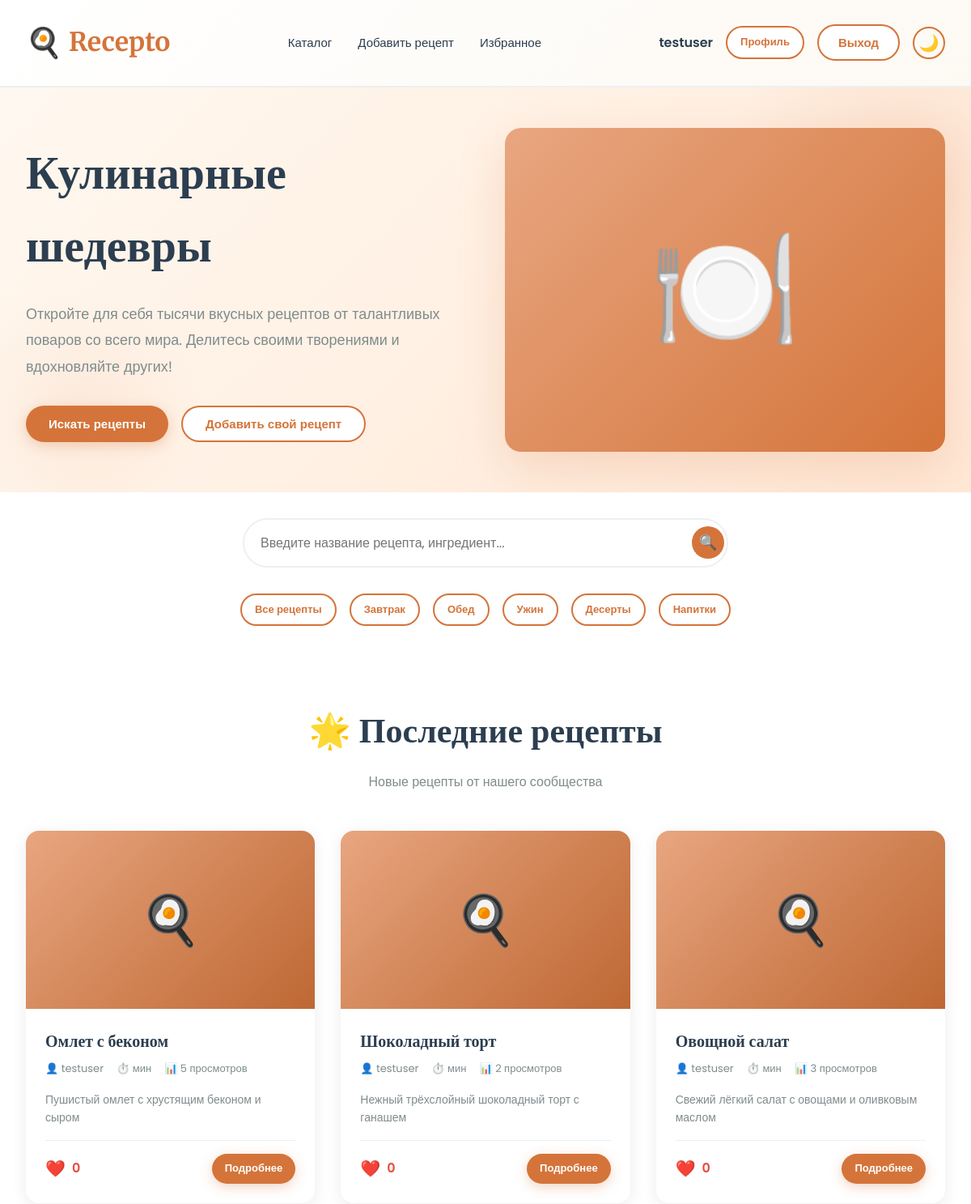
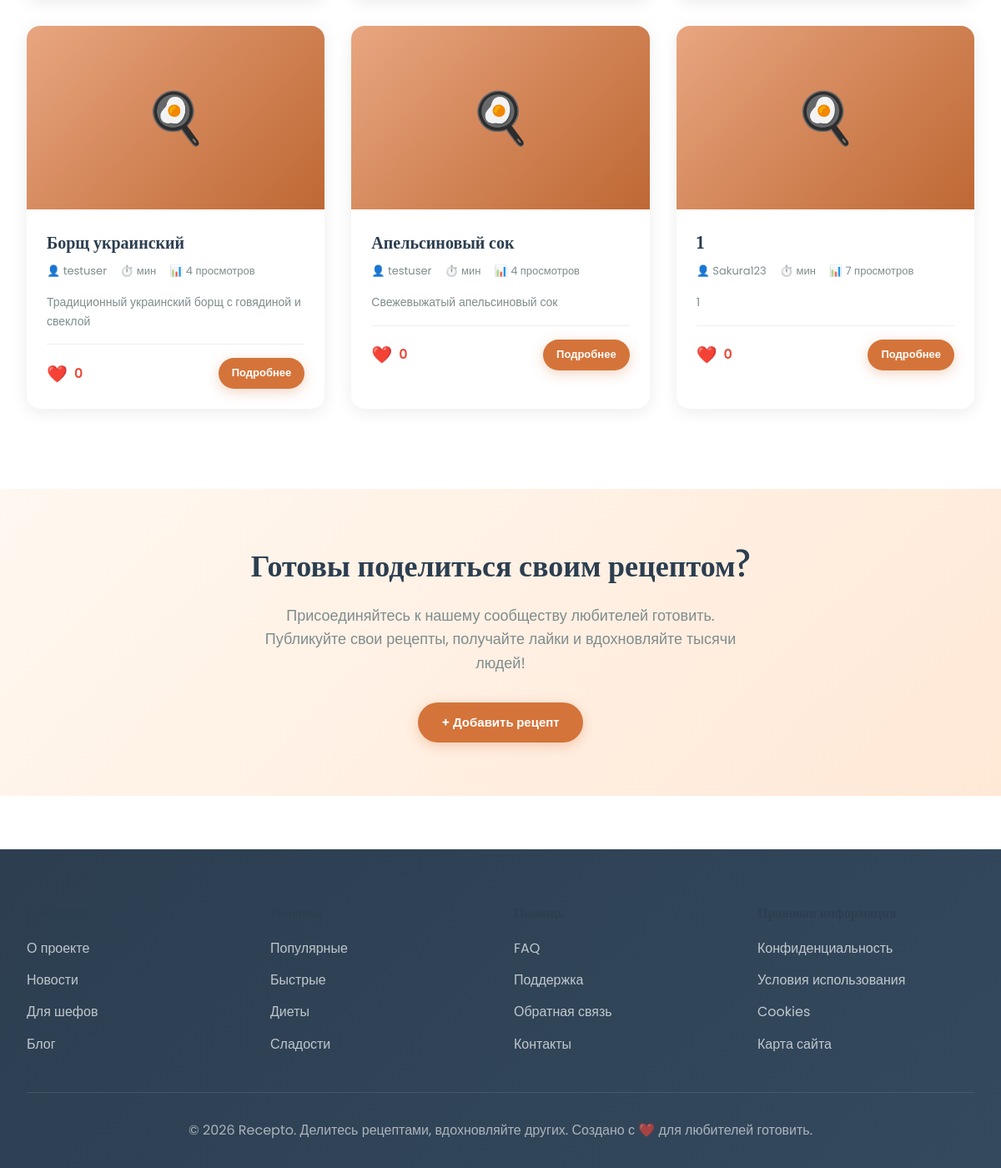
Screenshot of / (signed in) with the database file from the repository (2 pictures, top to bottom).
### main/models.py (models this page shows, shortened)
class Recipe(models.Model):
    DIFFICULTY = [
        ('easy', 'Легко'),
        ('medium', 'Средне'),
        ('hard', 'Сложно'),
    ]
    CATEGORY = [
        ('breakfast', 'Завтрак'),
        ('lunch', 'Обед'),
        ('dinner', 'Ужин'),
        ('dessert', 'Десерт'),
        ('drink', 'Напиток'),
    ]
    title = models.CharField(max_length=200)
    author = models.ForeignKey(
        User,
        on_delete=models.CASCADE
    )
    description = models.TextField()
    category = models.CharField(
        max_length=20,
        choices=CATEGORY
    )
    image = models.ImageField(
        upload_to='recipes/',
        blank=True,
        null=True
    )
    ingredients = models.TextField()
    instructions = models.TextField()
    prep_time = models.IntegerField(default=0)
    cook_time = models.IntegerField(default=0)
    servings = models.IntegerField(default=1)
    difficulty = models.CharField(
        max_length=10,
        choices=DIFFICULTY,
        default='medium'
    )
    likes = models.IntegerField(default=0)
    views = models.IntegerField(default=0)
    created_at = models.DateTimeField(
        auto_now_add=True
    )

### main/views.py (the view)
# urls.py: path('', views.home, name='home'),
def home(request):
    recipes = Recipe.objects.all()[:12]
    return render(request, 'main/index.html', {
        'recipes': recipes
    })

### main/templates/main/index.html (shortened to what this page needs)
{% extends 'main/base.html' %}
{% block content %}
<section class="hero">
    <div class="container">
        <div class="hero-content">
            <h1>Кулинарные шедевры</h1>
            <p>Откройте для себя тысячи вкусных рецептов от талантливых поваров со всего мира. Делитесь своими творениями и вдохновляйте других!</p>
            <div style="display: flex; gap: 1rem; flex-wrap: wrap;">
                <button class="btn btn-primary" onclick="document.querySelector('.search-input').focus()">Искать рецепты</button>
                <button class="btn btn-secondary" onclick="window.location.href='/add-recipe/'">Добавить свой рецепт</button>
            </div>
        </div>
        <div class="hero-image">
            🍽️
        </div>
    </div>
</section>
<section class="search-section">
    <div class="container">
        <form method="GET" action="{% url 'recipes_list' %}" style="display: contents;">
            <div class="search-box">
                <input
                    type="text"
                    class="search-input"
                    name="q"
                    placeholder="Введите название рецепта, ингредиент..."
                >
                <button type="submit" class="search-btn">🔍</button>
            </div>
            <div style="display: flex; gap: 1rem; margin-top: 2rem; justify-content: center; flex-wrap: wrap;">
                <a href="{% url 'recipes_list' %}" class="btn btn-secondary btn-sm">Все рецепты</a>
                <a href="{% url 'recipes_list' %}?category=breakfast" class="btn btn-secondary btn-sm">Завтрак</a>
                <a href="{% url 'recipes_list' %}?category=lunch" class="btn btn-secondary btn-sm">Обед</a>
                <a href="{% url 'recipes_list' %}?category=dinner" class="btn btn-secondary btn-sm">Ужин</a>
                <a href="{% url 'recipes_list' %}?category=dessert" class="btn btn-secondary btn-sm">Десерты</a>
                <a href="{% url 'recipes_list' %}?category=drink" class="btn btn-secondary btn-sm">Напитки</a>
            </div>
        </form>
    </div>
</section>
<section class="section">
    <div class="container">
        <div class="section-title">
            <h2>🌟 {% if recipes %}Последние рецепты{% else %}Рецептов пока нет{% endif %}</h2>
            <p>{% if recipes %}Новые рецепты от нашего сообщества{% else %}Будьте первым, кто добавит рецепт!{% endif %}</p>
        </div>
        {% if recipes %}
            <div class="recipes-grid">
                {% for recipe in recipes %}
                    <div class="recipe-card fade-in">
                        <div class="recipe-image">
                            {% if recipe.image %}
                                <img src="{{ recipe.image.url }}" alt="{{ recipe.title }}" style="width:100%;height:100%;object-fit:cover;">
                            {% else %}
                                <div style="width:100%;height:100%;display:flex;align-items:center;justify-content:center;background:linear-gradient(135deg,#e8a680 0%,#d4743a 100%);font-size:60px;">
                                    🍳
                                </div>
                            {% endif %}
                        </div>
                        <div class="recipe-content">
                            <h3 class="recipe-title">{{ recipe.title }}</h3>
                            <div class="recipe-meta">
                                <span>👤 {{ recipe.author.username }}</span>
                                <span>⏱️ {{ recipe.get_total_time }} мин</span>
                                <span>📊 {{ recipe.views }} просмотров</span>
                            </div>
                            <p class="recipe-description">{{ recipe.description }}</p>
                            <div class="recipe-footer">
                                <div class="recipe-likes">
                                    <button class="like-btn {% if recipe.is_liked %}liked{% endif %}" onclick="toggleLike({{ recipe.id }})">❤️</button>
                                    <span id="likes-{{ recipe.id }}">{{ recipe.likes }}</span>
                                </div>
                                <a href="{% url 'recipe_detail' recipe.id %}" class="btn btn-primary btn-sm">Подробнее</a>
                            </div>
                        </div>
                    </div>
                {% endfor %}
            </div>
        {% else %}
            <div style="text-align:center;padding:3rem;">
                <p style="font-size:18px;color:var(--text-light);">Рецепты пока не добавлены. <a href="{% url 'add_recipe' %}">Добавьте первый рецепт!</a></p>
            </div>
        {% endif %}
    </div>
</section>
<section style="background: linear-gradient(135deg, #fff8f0 0%, #ffe8d6 100%); padding: 4rem 0; text-align: center;">
    <div class="container">
        <h2 style="margin-bottom: 1rem;">Готовы поделиться своим рецептом?</h2>
        <p style="font-size: 18px; color: var(--text-light); margin-bottom: 2rem; max-width: 600px; margin-left: auto; margin-right: auto;">
            Присоединяйтесь к нашему сообществу любителей готовить. Публикуйте свои рецепты, получайте лайки и вдохновляйте тысячи людей!
        </p>
        <a href="{% url 'add_recipe' %}" class="btn btn-primary">+ Добавить рецепт</a>
    </div>
</section>
{% endblock %}

### main/templates/main/base.html (shortened to what this page needs)
<!DOCTYPE html>
<html lang="ru">
<head>
</head>
<body>
    <nav>
        <div class="container">
            <a href="/" class="logo">Recepto</a>
            <ul>
                <li><a href="{% url 'home' %}">Каталог</a></li>
                <li><a href="{% url 'add_recipe' %}">Добавить рецепт</a></li>
                <li><a href="{% url 'favorites' %}">Избранное</a></li>
            </ul>
            <div style="display:flex;gap:1rem;align-items:center">
                {% if user.is_authenticated %}
                    <span style="font-weight:600;color:var(--text-dark)">{{ user.username }}</span>
                    <a href="{% url 'profile' %}" class="btn btn-secondary btn-sm">Профиль</a>
                    <form method="POST" action="{% url 'logout' %}" style="display:inline;margin:0;padding:0">
                        <button type="submit" class="btn btn-secondary btn-sm" style="cursor:pointer;font-weight:600;border:2px solid var(--primary);background:white;color:var(--primary);padding:0.75rem 1.5rem;border-radius:25px;font-size:15px;transition:all 0.3s ease">Выход</button>
                    </form>
                {% else %}
                    <a href="{% url 'login' %}" class="nav-btn">Вход</a>
                    <a href="{% url 'register' %}" class="btn btn-secondary btn-sm">Регистрация</a>
                {% endif %}
                <button id="theme-toggle" onclick="toggleTheme()" style="background:none;border:2px solid var(--primary);color:var(--text-dark);width:40px;height:40px;border-radius:50%;cursor:pointer;font-size:20px;display:flex;align-items:center;justify-content:center;transition:all 0.3s ease" title="Переключить тему">
                    <span id="theme-icon">🌙</span>
                </button>
            </div>
        </div>
    </nav>
    {% block content %}{% endblock %}
    <footer>
        <div class="container">
            <div class="footer-content">
                <div class="footer-column">
                    <h4>О Recepto</h4>
                    <ul>
                        <li><a href="#">О проекте</a></li>
                        <li><a href="#">Новости</a></li>
                        <li><a href="#">Для шефов</a></li>
                        <li><a href="#">Блог</a></li>
                    </ul>
                </div>
                <div class="footer-column">
                    <h4>Рецепты</h4>
                    <ul>
                        <li><a href="#">Популярные</a></li>
                        <li><a href="#">Быстрые</a></li>
                        <li><a href="#">Диеты</a></li>
                        <li><a href="#">Сладости</a></li>
                    </ul>
                </div>
                <div class="footer-column">
                    <h4>Помощь</h4>
                    <ul>
                        <li><a href="#">FAQ</a></li>
                        <li><a href="#">Поддержка</a></li>
                        <li><a href="#">Обратная связь</a></li>
                        <li><a href="#">Контакты</a></li>
                    </ul>
                </div>
                <div class="footer-column">
                    <h4>Правовая информация</h4>
                    <ul>
                        <li><a href="#">Конфиденциальность</a></li>
                        <li><a href="#">Условия использования</a></li>
                        <li><a href="#">Cookies</a></li>
                        <li><a href="#">Карта сайта</a></li>
                    </ul>
                </div>
            </div>
            <div class="footer-bottom">
                <p>&copy; 2026 Recepto. Делитесь рецептами, вдохновляйте других. Создано с ❤️ для любителей готовить.</p>
            </div>
        </div>
    </footer>
</body>
</html>

### rows the page displays
Recipe: title "Омлет с беконом", author.username "testuser", views "5", description "Пушистый омлет с хрустящим беконом и сыром", likes "0"
Recipe: title "Шоколадный торт", author.username "testuser", views "2", description "Нежный трёхслойный шоколадный торт с ганашем", likes "0"
Recipe: title "Овощной салат", author.username "testuser", views "3", description "Свежий лёгкий салат с овощами и оливковым маслом", likes "0"
Recipe: title "Борщ украинский", author.username "testuser", views "4", description "Традиционный украинский борщ с говядиной и свеклой", likes "0"
Recipe: title "Апельсиновый сок", author.username "testuser", views "4", description "Свежевыжатый апельсиновый сок", likes "0"
Recipe: title "1", author.username "Sakura123", views "7", description "1", likes "0"

### other values shown
{{ user.username }} "testuser"
